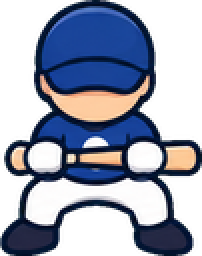
#> input picture scripts/motion-frames/bat_bunt.png, 101 x 128 px, found by its file name (shown 2 times larger); its folder holds 4 pictures in this run
$ python build-motion-atlas.py
#> lines starting #> are read from the running program, lines starting #| are printed output that depends on the picture
# 試合の人形の動きのコマ(scripts/motion-frames/*.png、ChatGPT イメージで今の絵柄に合わせて描いた青のチーム)を
# 1枚の絵(atlas_blue.webp)にまとめ、青を赤に塗り替えた atlas_red.webp も作る。場所は src/pro/sprite-atlas.ts に書く。
# 使い方: python -I scripts/build-motion-atlas.py (リポジトリの一番上で)
import colorsys,os,sys
from PIL import Image
root=os.getcwd();src=os.path.join(root,'scripts','motion-frames');out=os.path.join(root,'public','assets','pro','watch','m')
base={'run_run1':'runner','run_lead':'runner','field_ready':'fielder'}
names=sorted(f[:-4] for f in os.listdir(src) if f.endswith('.png'))
ims={n:Image.open(os.path.join(src,n+'.png')).convert('RGBA') for n in names}
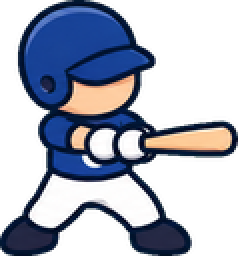
#> input picture scripts/motion-frames/bat_contact.png, 119 x 128 px, found by its file name (shown 2 times larger)
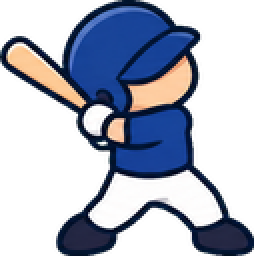
#> input picture scripts/motion-frames/bat_follow.png, 127 x 128 px, found by its file name (shown 2 times larger)
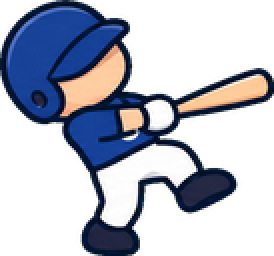
#> input picture scripts/motion-frames/bat_miss.png, 137 x 128 px, found by its file name (shown 2 times larger)
#> (the run stopped early here; a loop or call above may not have finished)
